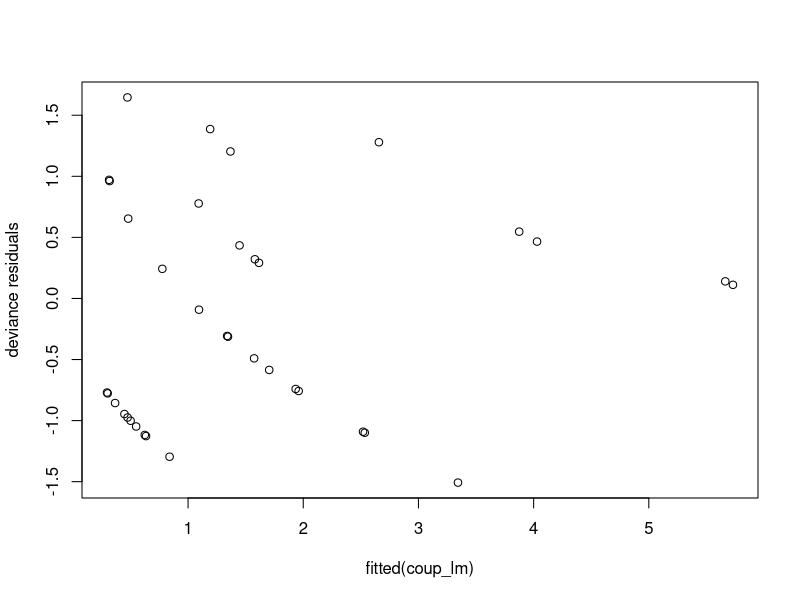
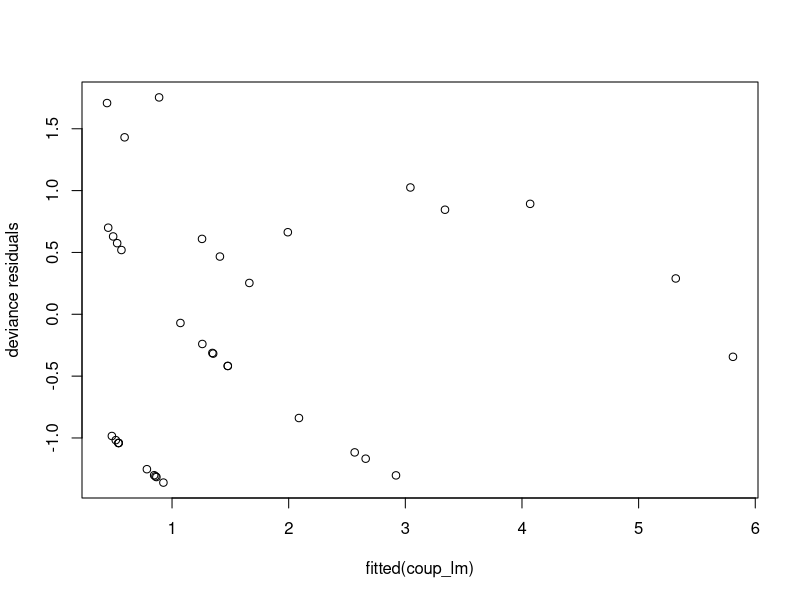

The R source for these figures, in order: (Note: this script raises an error after producing the figures.)
## ---- chunk 1
coup_data <- read.table("africa.txt", header=T)
coup_data$pollib <- as.factor(coup_data$pollib)
coup_lm <- glm(
    miltcoup~oligarchy+pollib+parties+pctvote+popn+size+numelec+numregim, 
    family=poisson, data=coup_data
); coef <- summary(coup_lm)$coefficients; coef
## ---- chunk 2
plot(fitted(coup_lm), residuals(coup_lm, type="deviance"), ylab="deviance residuals")
## ---- chunk 3
summary(glm(
    miltcoup~oligarchy+pollib+parties+pctvote+popn+size+numelec+numregim, 
    family=poisson, data=coup_data)
)$coefficients[, "Pr(>|z|)"]
## ---- chunk 4
summary(glm(
    miltcoup~oligarchy+pollib+parties+pctvote+popn+size+numregim, 
    family=poisson, data=coup_data)
)$coefficients[, "Pr(>|z|)"]
## ---- chunk 5
summary(glm(
    miltcoup~oligarchy+pollib+parties+pctvote+popn+size, 
    family=poisson, data=coup_data)
)$coefficients[, "Pr(>|z|)"]
## ---- chunk 6
summary(glm(
    miltcoup~oligarchy+pollib+parties+pctvote+popn, family=poisson, data=coup_data)
)$coefficients[, "Pr(>|z|)"]
## ---- chunk 7
summary(glm(
    miltcoup~oligarchy+pollib+parties+pctvote, family=poisson, data=coup_data)
)$coefficients[, "Pr(>|z|)"]
## ---- chunk 8
coup_lm <- glm(miltcoup~oligarchy+pollib+parties, family=poisson, data=coup_data)
coef <- summary(coup_lm)$coefficients; coef
## ---- chunk 9
plot(fitted(coup_lm), residuals(coup_lm, type="deviance"), ylab="deviance residuals")
## ---- chunk 10
mean_obli <- mean(coup_data[,"oligarchy"])
mean_pctv <- mean(coup_data[,"parties"])
exp(coef["(Intercept)", "Estimate"] + 
    coef["oligarchy", "Estimate"] * mean_obli + 
    coef["parties", "Estimate"] * mean_part)
## ---- chunk 11
exp(coef["pollib1", "Estimate"] + 
    coef["(Intercept)", "Estimate"] + 
    coef["oligarchy", "Estimate"] * mean_obli + 
    coef["parties", "Estimate"] * mean_part)
## ---- chunk 12
exp(coef["pollib2", "Estimate"] + 
    coef["(Intercept)", "Estimate"] + 
    coef["oligarchy", "Estimate"] * mean_obli + 
    coef["parties", "Estimate"] * mean_part)
